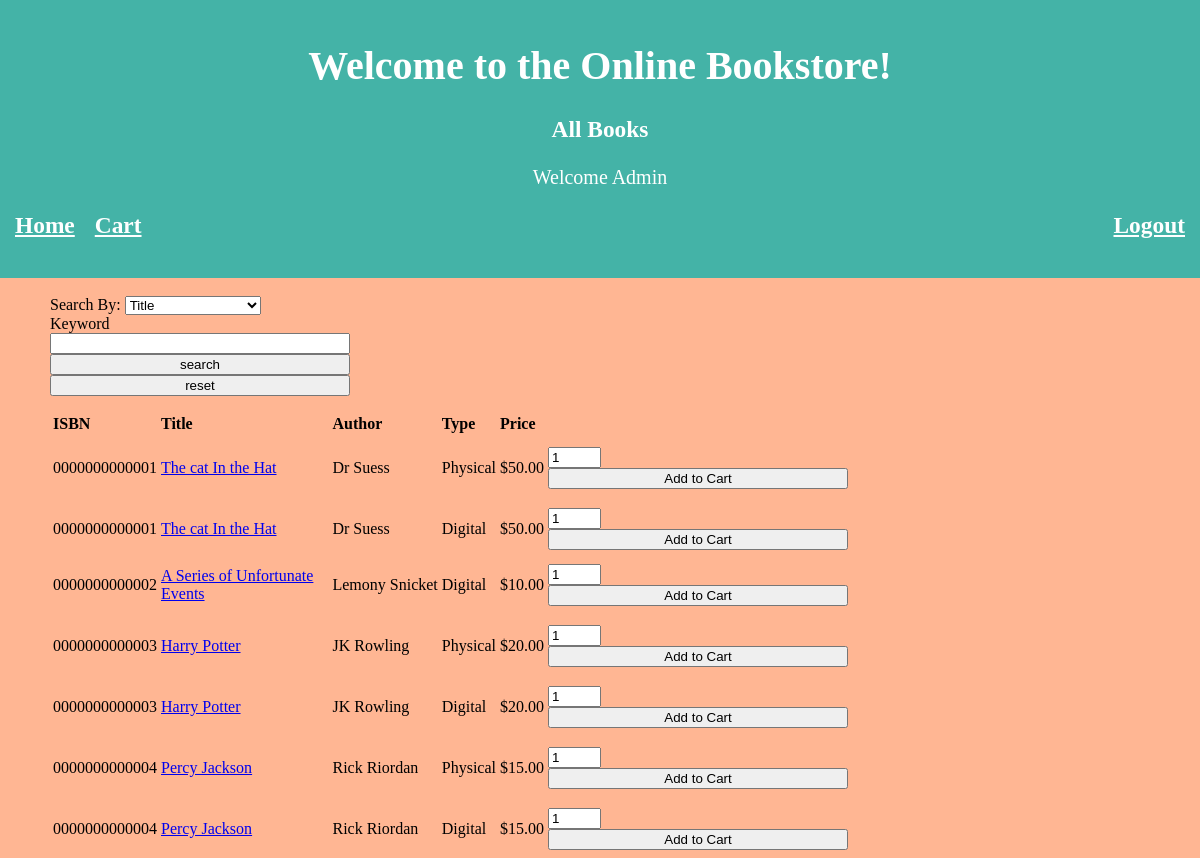
The app's page /storeMain.php (signed in) with its own data.
### tables this page shows
create table Book (
  isbn char(13),
  title varchar(50),
  authorID int,
  genre varchar(20),
  price decimal(10,2),
  isDigital boolean,      
  isPhysical boolean,     
  pubID int,
  quantity int,
  primary key(isbn),
  foreign key (pubID) references Publisher(id),
  foreign key (authorID) references Author(id)
);

create table Author (
  id int auto_increment,
  firstname varchar(30),
  lastname varchar(30),
  primary key(id)
);

### storeMain.php (the view, shortened to what this page needs)
<?php
require_once "config.php";
?>
<html>
<head>
</head>
<?php
$headerOutput = "<h1> Welcome to the Online Bookstore!</h1>
                 <h3><p>All Books</p></h3>";
include('header.php');
?>
<div class="page">
    <form method="POST">
        <label for="searchby">Search By:</label>
        <select name="searchby" id="searchby">
            <option value="title">Title</option>
        </select>
        <br>
        <label for="keyword">Keyword</label><br>
        <input type="text" id="keyword" name="keyword"><br>
        <div class="input-group">
            <input type="submit" class="btn" name="search" value="search">
            <input type="submit" class="btn" name="reset" value="reset">
        </div>
    </form>
    <table width="70%">
        <tr>
            <th>ISBN</th>
            <th>Title</th>
            <th>Author</th>
            <th>Type</th>
            <th>Price</th>
            <th></th>
        </tr>
        <?php
        if (!isset($searchResults)) $booksQuery = "SELECT isbn,title,authorID,price,quantity,isDigital,isPhysical from book WHERE book.isbn != \"become_member\"";
        else $booksQuery = $searchQuery;
        $showBooks = mysqli_query($dbConnect, $booksQuery);
        while ($row = mysqli_fetch_assoc($showBooks)) :
            $instock = $row['quantity'] > 0;
            $author = mysqli_query($dbConnect, "SELECT id, firstname, lastname FROM author WHERE id = {$row['authorID']}");
            $authRow = mysqli_fetch_assoc($author);
            $authorName = $authRow['firstname'] . "&nbsp;" . $authRow['lastname'];
            if ($row['isPhysical']) :
        ?>
                <tr>
                    <td><?= $row['isbn'] ?></td>
                    <?php
                    $temptitle = $row['title'];
                    $tempisbn = $row['isbn'];
                    echo "<td><a href=Book.php?isbn=$tempisbn>$temptitle</a></td>" ?>
                    <td><?= $authorName ?></td>
                    <td>Physical</td>
                    <td>$<?= $row['price'] ?></td>
                    <td>
                        <form style="margin: 10 auto;" action="<?php echo htmlspecialchars($_SERVER["PHP_SELF"]); ?>" method="POST">
                            <input name="quantity" style="width: 4em" type="number" step="1" min="1" max="<?= $row['quantity'] ?>" <?= $instock ? "value=\"1\"" : "value=\"0\" disabled" ?>>
                            <input type="submit" name="atc" <?= $instock ? "value=\"Add to Cart\"" : "value=\"Out of Stock\" disabled" ?>>
                        </form>
                    </td>
                    <td>
                    </td>
                </tr>
            <?php
            endif;
            if ($row['isDigital']) :
            ?>
                <tr>
                    <td><?= $row['isbn'] ?></td>
                    <?php
                    $temptitle = $row['title'];
                    $tempisbn = $row['isbn'];
                    echo "<td><a href=Book.php?isbn=$tempisbn>$temptitle</a></td>" ?>
                    <td><?= $authorName ?></td>
                    <td>Digital</td>
                    <td>$<?= $row['price'] ?></td>
                    <td>
                        <form style="margin: 5 auto;" action="<?php echo htmlspecialchars($_SERVER["PHP_SELF"]); ?>" method="POST">
                            <input name="quantity" style="width: 4em" type="number" step="1" min="1" value="1">
                            <input type="submit" name="atc" value="Add to Cart">
                        </form>
                    </td>
                    <td>
                    </td>
                </tr>
        <?php
            endif;
        endwhile;
        ?>
    </table>
</div>
</html>

### storeMain.php (style rules this page uses)
th { text-align: left; }

### header.php (style rules this page uses)
html { background-color: #FFB693; }
form { width: 300; clear: both; }
form input { width: 100%; clear: both; }
body { margin: 0; }
.page { padding-left: 50px; }

### records on screen
book: isbn "0000000000001", title "The cat In the Hat", authorID.lastname "Dr Suess", price "50.00", quantity "1", atc "Add to Cart"
book: isbn "0000000000002", title "A Series of Unfortunate Events", authorID.lastname "Lemony Snicket", price "10.00"
book: isbn "0000000000003", title "Harry Potter", authorID.lastname "JK Rowling", price "20.00", quantity "1", atc "Add to Cart"
book: isbn "0000000000004", title "Percy Jackson", authorID.lastname "Rick Riordan", price "15.00", quantity "1", atc "Add to Cart"
